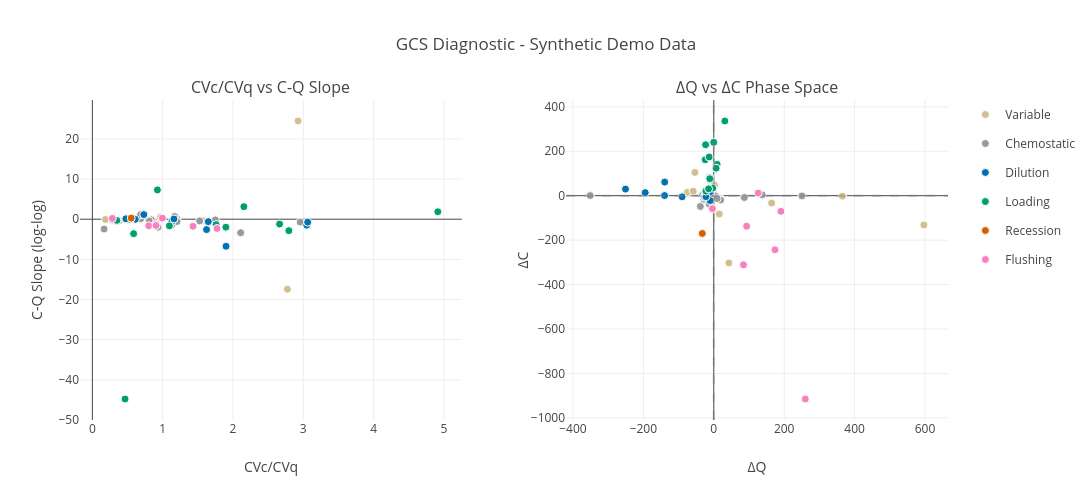

The notebook cell saved with this chart:
### Code cell
# 2. Diagnostic Plot - Classification Space
fig_diagnostic = gcs.create_diagnostic_plot(
    classified,
    title="GCS Diagnostic - Synthetic Demo Data"
)
fig_diagnostic.show()

### Figure 1 — Plotly figure (JSON) as saved in the notebook; plotly's stock layout.template omitted (floating-point values rounded to 4 significant figures)
{"data": [{"customdata": [["C4", "PLI", "2022-05-12T00:00:00", 0], ["C4", "PLI", "2022-08-29T00:00:00", 5], ["C4", "PLI", "2022-09-01T00:00:00", 6], ["C4", "PLI", "2023-01-25T00:00:00", 11], ["A12", "PLI", "2022-05-12T00:00:00", 0], ["A12", "PLI", "2022-08-29T00:00:00", 6], ["A12", "PLI", "2022-09-01T00:00:00", 7], ["A12", "PLI", "2022-12-20T00:00:00", 12], ["A12", "PLI", "2023-01-25T00:00:00", 13], ["A12", "PLI", "2023-02-21T00:00:00", 15], ["B3", "PLI", "2022-05-12T00:00:00", 0], ["B3", "PLI", "2022-06-07T00:00:00", 1], ["B4", "PLI", "2022-05-12T00:00:00", 0]], "hovertemplate": "<b>%{customdata[0]}</b><br><br>compound: %{customdata[1]}<br>start: %{customdata[2]}<br>segment: %{customdata[3]}<br>CVc_CVq: %{x:.3f}<br>cq_slope_loglog: %{y:.3f}<br><extra></extra>", "legendgroup": "V", "marker": {"color": "#d1bf8f", "line": {"color": "white", "width": 1}, "opacity": 1, "size": 8, "symbol": "circle"}, "mode": "markers", "name": "Variable", "showlegend": true, "type": "scatter", "x": [null, 2.774, 2.926, 0.1858, null, 0.968, 1.562, 0.3802, 0.2948, 1.118, null, null, null], "xaxis": "x", "y": [-2.203, -17.43, 24.45, -0.06855, -0.2307, 0.5459, -0.3318, -0.3917, -0.3389, -1.551, -1.346, 10.93, -3.765], "yaxis": "y"}, {"customdata": [["C4", "PLI", "2022-06-07T00:00:00", 1], ["C4", "PLI", "2022-06-28T00:00:00", 2], ["C4", "PLI", "2022-07-19T00:00:00", 3], ["C4", "PLI", "2022-08-12T00:00:00", 4], ["C4", "PLI", "2022-10-13T00:00:00", 8], ["C4", "PLI", "2022-11-02T00:00:00", 9], ["C4", "PLI", "2022-11-29T00:00:00", 10], ["C4", "PLI", "2023-02-09T00:00:00", 12], ["C4", "PLI", "2023-02-21T00:00:00", 13], ["C4", "PLI", "2023-03-21T00:00:00", 14], ["A12", "PLI", "2022-06-07T00:00:00", 1], ["A12", "PLI", "2022-06-28T00:00:00", 2], ["A12", "PLI", "2022-06-30T00:00:00", 3], ["A12", "PLI", "2022-08-12T00:00:00", 5], ["B3", "PLI", "2022-06-28T00:00:00", 2], ["B3", "PLI", "2022-06-30T00:00:00", 3], ["B3", "PLI", "2022-08-12T00:00:00", 5], ["B3", "PLI", "2022-08-29T00:00:00", 6], ["B3", "PLI", "2022-09-01T00:00:00", 7], ["B4", "PLI", "2022-07-19T00:00:00", 4], ["B4", "PLI", "2022-09-22T00:00:00", 7]], "hovertemplate": "<b>%{customdata[0]}</b><br><br>compound: %{customdata[1]}<br>start: %{customdata[2]}<br>segment: %{customdata[3]}<br>CVc_CVq: %{x:.3f}<br>cq_slope_loglog: %{y:.3f}<br><extra></extra>", "legendgroup": "C", "marker": {"color": "#999999", "line": {"color": "white", "width": 1}, "opacity": 1, "size": 8, "symbol": "circle"}, "mode": "markers", "name": "Chemostatic", "showlegend": true, "type": "scatter", "x": [null, 1.749, 2.956, 0.9341, 2.109, 1.206, 0.6871, 0.1669, 0.2847, 0.5262, null, null, 0.6866, 1.128, null, 1.527, 1.204, 0.8401, 0.8118, 1.169, 0.4654], "xaxis": "x", "y": [5.107, -0.1847, -0.7166, -1.993, -3.372, 0.03463, 0.109, -2.461, -0.1429, -0.07606, -2.466, -0.2216, 1.117, -1.471, -1.187, -0.4214, -0.5775, -0.1641, -0.4723, 0.6862, 0.1168], "yaxis": "y"}, {"customdata": [["C4", "PLI", "2022-09-22T00:00:00", 7], ["A12", "PLI", "2022-07-19T00:00:00", 4], ["A12", "PLI", "2023-02-09T00:00:00", 14], ["A12", "PLI", "2023-03-21T00:00:00", 16], ["B3", "PLI", "2022-07-19T00:00:00", 4], ["B3", "PLI", "2023-03-21T00:00:00", 16], ["B4", "PLI", "2022-06-07T00:00:00", 1], ["B4", "PLI", "2022-08-12T00:00:00", 5], ["B4", "PLI", "2022-08-29T00:00:00", 6], ["B4", "PLI", "2023-02-09T00:00:00", 13], ["B4", "PLI", "2023-03-21T00:00:00", 15]], "hovertemplate": "<b>%{customdata[0]}</b><br><br>compound: %{customdata[1]}<br>start: %{customdata[2]}<br>segment: %{customdata[3]}<br>CVc_CVq: %{x:.3f}<br>cq_slope_loglog: %{y:.3f}<br><extra></extra>", "legendgroup": "D", "marker": {"color": "#0072B2", "line": {"color": "white", "width": 1}, "opacity": 1, "size": 8, "symbol": "circle"}, "mode": "markers", "name": "Dilution", "showlegend": true, "type": "scatter", "x": [3.049, 1.624, 0.6111, 1.131, 1.901, 1.649, null, 0.7316, 0.4762, 1.161, 3.062], "xaxis": "x", "y": [-1.481, -2.587, -0.02487, -0.5917, -6.743, -0.6173, -1.54, 1.138, 0.1014, 0.06893, -0.7417], "yaxis": "y"}, {"customdata": [["A12", "PLI", "2022-09-22T00:00:00", 8], ["A12", "PLI", "2022-11-02T00:00:00", 10], ["B3", "PLI", "2022-09-22T00:00:00", 8], ["B3", "PLI", "2022-10-13T00:00:00", 9], ["B3", "PLI", "2022-11-02T00:00:00", 10], ["B3", "PLI", "2022-11-29T00:00:00", 11], ["B4", "PLI", "2022-06-28T00:00:00", 2], ["B4", "PLI", "2022-06-30T00:00:00", 3], ["B4", "PLI", "2022-10-13T00:00:00", 8], ["B4", "PLI", "2022-11-02T00:00:00", 9], ["B4", "PLI", "2022-11-29T00:00:00", 10], ["B4", "PLI", "2022-12-20T00:00:00", 11]], "hovertemplate": "<b>%{customdata[0]}</b><br><br>compound: %{customdata[1]}<br>start: %{customdata[2]}<br>segment: %{customdata[3]}<br>CVc_CVq: %{x:.3f}<br>cq_slope_loglog: %{y:.3f}<br><extra></extra>", "legendgroup": "L", "marker": {"color": "#009E73", "line": {"color": "white", "width": 1}, "opacity": 1, "size": 8, "symbol": "circle"}, "mode": "markers", "name": "Loading", "showlegend": true, "type": "scatter", "x": [1.759, 0.4652, 0.3488, 0.587, 1.096, 2.155, null, 2.663, 0.9252, 1.898, 2.794, 4.913], "xaxis": "x", "y": [-1.336, -44.77, -0.3128, -3.598, -1.661, 3.119, -4.524, -1.218, 7.295, -1.982, -2.852, 1.854], "yaxis": "y"}, {"customdata": [["A12", "PLI", "2022-10-13T00:00:00", 9]], "hovertemplate": "<b>%{customdata[0]}</b><br><br>compound: %{customdata[1]}<br>start: %{customdata[2]}<br>segment: %{customdata[3]}<br>CVc_CVq: %{x:.3f}<br>cq_slope_loglog: %{y:.3f}<br><extra></extra>", "legendgroup": "R", "marker": {"color": "#D55E00", "line": {"color": "white", "width": 1}, "opacity": 1, "size": 8, "symbol": "circle"}, "mode": "markers", "name": "Recession", "showlegend": true, "type": "scatter", "x": [0.553], "xaxis": "x", "y": [0.2668], "yaxis": "y"}, {"customdata": [["A12", "PLI", "2022-11-29T00:00:00", 11], ["B3", "PLI", "2022-12-20T00:00:00", 12], ["B3", "PLI", "2023-01-25T00:00:00", 13], ["B3", "PLI", "2023-02-09T00:00:00", 14], ["B3", "PLI", "2023-02-21T00:00:00", 15], ["B4", "PLI", "2023-01-25T00:00:00", 12], ["B4", "PLI", "2023-02-21T00:00:00", 14]], "hovertemplate": "<b>%{customdata[0]}</b><br><br>compound: %{customdata[1]}<br>start: %{customdata[2]}<br>segment: %{customdata[3]}<br>CVc_CVq: %{x:.3f}<br>cq_slope_loglog: %{y:.3f}<br><extra></extra>", "legendgroup": "F", "marker": {"color": "#f781bf", "line": {"color": "white", "width": 1}, "opacity": 1, "size": 8, "symbol": "circle"}, "mode": "markers", "name": "Flushing", "showlegend": true, "type": "scatter", "x": [0.2841, 0.9013, 0.8016, 0.9961, 1.431, 0.9063, 1.772], "xaxis": "x", "y": [0.1993, -1.202, -1.631, 0.2655, -1.756, -1.577, -2.316], "yaxis": "y"}, {"customdata": [["C4", "PLI", "2022-05-12T00:00:00", 0], ["C4", "PLI", "2022-08-29T00:00:00", 5], ["C4", "PLI", "2022-09-01T00:00:00", 6], ["C4", "PLI", "2023-01-25T00:00:00", 11], ["A12", "PLI", "2022-05-12T00:00:00", 0], ["A12", "PLI", "2022-08-29T00:00:00", 6], ["A12", "PLI", "2022-09-01T00:00:00", 7], ["A12", "PLI", "2022-12-20T00:00:00", 12], ["A12", "PLI", "2023-01-25T00:00:00", 13], ["A12", "PLI", "2023-02-21T00:00:00", 15], ["B3", "PLI", "2022-05-12T00:00:00", 0], ["B3", "PLI", "2022-06-07T00:00:00", 1], ["B4", "PLI", "2022-05-12T00:00:00", 0]], "hovertemplate": "<b>%{customdata[0]}</b><br><br>compound: %{customdata[1]}<br>start: %{customdata[2]}<br>segment: %{customdata[3]}<br>flow_diff: %{x:.3f}<br>conc_diff: %{y:.3f}<br><extra></extra>", "legendgroup": "V", "marker": {"color": "#d1bf8f", "line": {"color": "white", "width": 1}, "opacity": 1, "size": 8, "symbol": "circle"}, "mode": "markers", "name": "V (unlabeled)", "showlegend": false, "type": "scatter", "x": [-75.01, -4.11, -4.61, 365.4, -58.49, -4.18, 7.84, 42.82, 596.9, 164.3, -53.79, 2.05, 15.6], "xaxis": "x2", "y": [14.84, 13.65, -18.93, -2.06, 20.5, -11.72, -12.46, -302.7, -131.7, -33.3, 104.5, 47.3, -82.62], "yaxis": "y2"}, {"customdata": [["C4", "PLI", "2022-06-07T00:00:00", 1], ["C4", "PLI", "2022-06-28T00:00:00", 2], ["C4", "PLI", "2022-07-19T00:00:00", 3], ["C4", "PLI", "2022-08-12T00:00:00", 4], ["C4", "PLI", "2022-10-13T00:00:00", 8], ["C4", "PLI", "2022-11-02T00:00:00", 9], ["C4", "PLI", "2022-11-29T00:00:00", 10], ["C4", "PLI", "2023-02-09T00:00:00", 12], ["C4", "PLI", "2023-02-21T00:00:00", 13], ["C4", "PLI", "2023-03-21T00:00:00", 14], ["A12", "PLI", "2022-06-07T00:00:00", 1], ["A12", "PLI", "2022-06-28T00:00:00", 2], ["A12", "PLI", "2022-06-30T00:00:00", 3], ["A12", "PLI", "2022-08-12T00:00:00", 5], ["B3", "PLI", "2022-06-28T00:00:00", 2], ["B3", "PLI", "2022-06-30T00:00:00", 3], ["B3", "PLI", "2022-08-12T00:00:00", 5], ["B3", "PLI", "2022-08-29T00:00:00", 6], ["B3", "PLI", "2022-09-01T00:00:00", 7], ["B4", "PLI", "2022-07-19T00:00:00", 4], ["B4", "PLI", "2022-09-22T00:00:00", 7]], "hovertemplate": "<b>%{customdata[0]}</b><br><br>compound: %{customdata[1]}<br>start: %{customdata[2]}<br>segment: %{customdata[3]}<br>flow_diff: %{x:.3f}<br>conc_diff: %{y:.3f}<br><extra></extra>", "legendgroup": "C", "marker": {"color": "#999999", "line": {"color": "white", "width": 1}, "opacity": 1, "size": 8, "symbol": "circle"}, "mode": "markers", "name": "C (unlabeled)", "showlegend": false, "type": "scatter", "x": [-28.03, 3.52, -31.81, -9.55, -11.54, -26.0, 137.3, 86.73, 250.3, -351.1, -11.84, 18.71, -12.53, -4.07, -9.49, 19.38, -15.88, -9.63, 9.65, -38.03, -26.47], "xaxis": "x2", "y": [-15.93, -0.05, 2.08, 2.34, 9.43, -0.35, 3.77, -8.12, -0.87, 0.7, 83.4, -13.37, -38.68, 27.98, 26.83, -19.09, 23.33, 4.48, -12.8, -48.43, -6.68], "yaxis": "y2"}, {"customdata": [["C4", "PLI", "2022-09-22T00:00:00", 7], ["A12", "PLI", "2022-07-19T00:00:00", 4], ["A12", "PLI", "2023-02-09T00:00:00", 14], ["A12", "PLI", "2023-03-21T00:00:00", 16], ["B3", "PLI", "2022-07-19T00:00:00", 4], ["B3", "PLI", "2023-03-21T00:00:00", 16], ["B4", "PLI", "2022-06-07T00:00:00", 1], ["B4", "PLI", "2022-08-12T00:00:00", 5], ["B4", "PLI", "2022-08-29T00:00:00", 6], ["B4", "PLI", "2023-02-09T00:00:00", 13], ["B4", "PLI", "2023-03-21T00:00:00", 15]], "hovertemplate": "<b>%{customdata[0]}</b><br><br>compound: %{customdata[1]}<br>start: %{customdata[2]}<br>segment: %{customdata[3]}<br>flow_diff: %{x:.3f}<br>conc_diff: %{y:.3f}<br><extra></extra>", "legendgroup": "D", "marker": {"color": "#0072B2", "line": {"color": "white", "width": 1}, "opacity": 1, "size": 8, "symbol": "circle"}, "mode": "markers", "name": "D (unlabeled)", "showlegend": false, "type": "scatter", "x": [-23.27, -8.88, -139.8, -194.8, -2.14, -250.8, -9.09, -10.3, -22.28, -89.85, -139.4], "xaxis": "x2", "y": [4.66, 79.27, 0.57, 13.72, 32.62, 29.66, 18.19, -22.16, -4.44, -5.09, 61.15], "yaxis": "y2"}, {"customdata": [["A12", "PLI", "2022-09-22T00:00:00", 8], ["A12", "PLI", "2022-11-02T00:00:00", 10], ["B3", "PLI", "2022-09-22T00:00:00", 8], ["B3", "PLI", "2022-10-13T00:00:00", 9], ["B3", "PLI", "2022-11-02T00:00:00", 10], ["B3", "PLI", "2022-11-29T00:00:00", 11], ["B4", "PLI", "2022-06-28T00:00:00", 2], ["B4", "PLI", "2022-06-30T00:00:00", 3], ["B4", "PLI", "2022-10-13T00:00:00", 8], ["B4", "PLI", "2022-11-02T00:00:00", 9], ["B4", "PLI", "2022-11-29T00:00:00", 10], ["B4", "PLI", "2022-12-20T00:00:00", 11]], "hovertemplate": "<b>%{customdata[0]}</b><br><br>compound: %{customdata[1]}<br>start: %{customdata[2]}<br>segment: %{customdata[3]}<br>flow_diff: %{x:.3f}<br>conc_diff: %{y:.3f}<br><extra></extra>", "legendgroup": "L", "marker": {"color": "#009E73", "line": {"color": "white", "width": 1}, "opacity": 1, "size": 8, "symbol": "circle"}, "mode": "markers", "name": "L (unlabeled)", "showlegend": false, "type": "scatter", "x": [-23.2, -0.11, -22.44, -2.78, -11.02, 9.43, -11.4, -14.64, 6.7, -24.26, -13.15, 31.54], "xaxis": "x2", "y": [229.3, 240.1, 20.75, 34.11, 72.96, 141.3, 76.58, 30.75, 123.8, 161.7, 174.2, 336.2], "yaxis": "y2"}, {"customdata": [["A12", "PLI", "2022-10-13T00:00:00", 9]], "hovertemplate": "<b>%{customdata[0]}</b><br><br>compound: %{customdata[1]}<br>start: %{customdata[2]}<br>segment: %{customdata[3]}<br>flow_diff: %{x:.3f}<br>conc_diff: %{y:.3f}<br><extra></extra>", "legendgroup": "R", "marker": {"color": "#D55E00", "line": {"color": "white", "width": 1}, "opacity": 1, "size": 8, "symbol": "circle"}, "mode": "markers", "name": "R (unlabeled)", "showlegend": false, "type": "scatter", "x": [-32.61], "xaxis": "x2", "y": [-169.9], "yaxis": "y2"}, {"customdata": [["A12", "PLI", "2022-11-29T00:00:00", 11], ["B3", "PLI", "2022-12-20T00:00:00", 12], ["B3", "PLI", "2023-01-25T00:00:00", 13], ["B3", "PLI", "2023-02-09T00:00:00", 14], ["B3", "PLI", "2023-02-21T00:00:00", 15], ["B4", "PLI", "2023-01-25T00:00:00", 12], ["B4", "PLI", "2023-02-21T00:00:00", 14]], "hovertemplate": "<b>%{customdata[0]}</b><br><br>compound: %{customdata[1]}<br>start: %{customdata[2]}<br>segment: %{customdata[3]}<br>flow_diff: %{x:.3f}<br>conc_diff: %{y:.3f}<br><extra></extra>", "legendgroup": "F", "marker": {"color": "#f781bf", "line": {"color": "white", "width": 1}, "opacity": 1, "size": 8, "symbol": "circle"}, "mode": "markers", "name": "F (unlabeled)", "showlegend": false, "type": "scatter", "x": [-3.81, 84.56, 173.8, 126.0, 190.9, 260.0, 93.23], "xaxis": "x2", "y": [-58.48, -311.1, -243.6, 11.82, -70.43, -915.1, -137.2], "yaxis": "y2"}], "layout": {"annotations": [{"font": {"size": 16}, "showarrow": false, "text": "CVc/CVq vs C-Q Slope", "x": 0.22, "xanchor": "center", "xref": "paper", "y": 1, "yanchor": "bottom", "yref": "paper"}, {"font": {"size": 16}, "showarrow": false, "text": "ΔQ vs ΔC Phase Space", "x": 0.78, "xanchor": "center", "xref": "paper", "y": 1, "yanchor": "bottom", "yref": "paper"}], "height": 500, "legend": {"x": 1.02, "y": 1}, "shapes": [{"line": {"color": "gray", "dash": "dash"}, "opacity": 0.5, "type": "line", "x0": 0, "x1": 1, "xref": "x2 domain", "y0": 0, "y1": 0, "yref": "y2"}, {"line": {"color": "gray", "dash": "dash"}, "opacity": 0.5, "type": "line", "x0": 0, "x1": 0, "xref": "x2", "y0": 0, "y1": 1, "yref": "y2 domain"}], "showlegend": true, "title": {"text": "GCS Diagnostic - Synthetic Demo Data"}, "width": 1200, "xaxis": {"anchor": "y", "domain": [0, 0.44], "title": {"text": "CVc/CVq"}}, "xaxis2": {"anchor": "y2", "domain": [0.56, 1], "title": {"text": "ΔQ"}}, "yaxis": {"anchor": "x", "domain": [0, 1], "title": {"text": "C-Q Slope (log-log)"}}, "yaxis2": {"anchor": "x2", "domain": [0, 1], "title": {"text": "ΔC"}}}}
